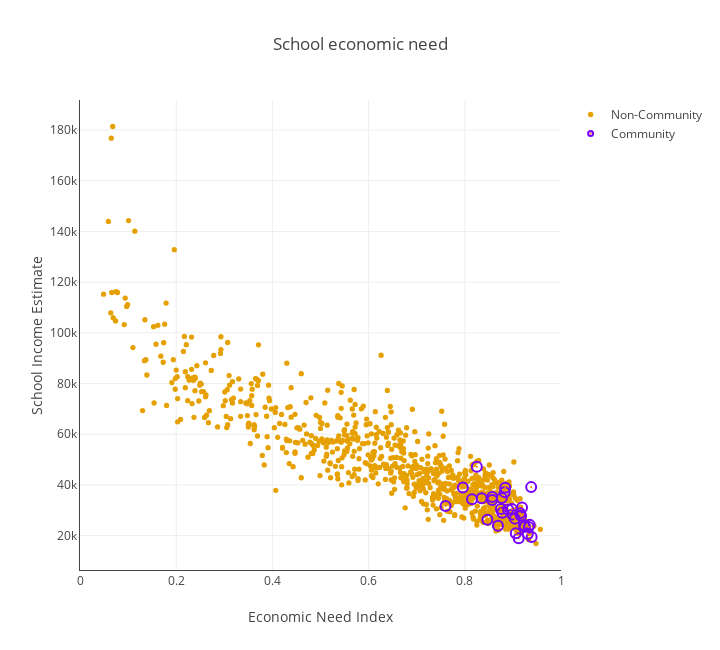

Notebook code for this chart:
### Markdown cell above
### School Income Estimate & Economic Need Index correlation

### Code cell
trace0 = go.Scatter(
    x=schl_df[schl_df['Community School?'] == 'No']['Economic Need Index'],
    y=schl_df[schl_df['Community School?'] == 'No']['School Income Estimate'],
    hovertext=schl_df[schl_df['Community School?'] == 'No']['School Name'],
    hoverlabel=dict(bgcolor="rgb(230,160,0)"),
    mode='markers',
    name='Non-Community',
    marker=dict(
        size=2.8,
        line=dict(
            width=2.5,
            color="rgb(230, 160, 0)"
        ),
        
    )
)
trace1 = go.Scatter(
    x=schl_df[schl_df['Community School?'] == 'Yes']['Economic Need Index'],
    y=schl_df[schl_df['Community School?'] == 'Yes']['School Income Estimate'],
    hovertext=schl_df[schl_df['Community School?'] == 'Yes']['School Name'],
    hoverlabel=dict(bgcolor="rgb(120, 0, 255)"),
    mode='markers',
    name='Community',
    marker=dict(
        size=2,
        line=dict(
            width=10,
            color="rgb(120, 0, 255)"
        ),
        
    )
)

data = [trace0, trace1]
layout = go.Layout(
      hovermode = 'closest',
      height=650,
      width=720,
      xaxis=dict(title='Economic Need Index', range=[0, 1], zeroline=False, showline=True),
      yaxis=dict(title='School Income Estimate', autorange=True, zeroline=False, showline=True),
      title=('School economic need'))
fig = go.Figure(data=data, layout=layout)
py.iplot(fig)

### Figure 1 — Plotly figure (JSON) as saved in the notebook; plotly's stock layout.template omitted (floating-point values rounded to 4 significant figures; data arrays with more than 128 entries replaced by an {"elided": "..."} marker saying what was removed)
{"data": [{"hoverlabel": {"bgcolor": "rgb(230,160,0)"}, "hovertext": {"elided": "1196 str values"}, "marker": {"line": {"color": "rgb(230, 160, 0)", "width": 2.5}, "size": 2.8}, "mode": "markers", "name": "Non-Community", "type": "scatter", "x": {"elided": "1196 float values"}, "y": {"elided": "1196 float values"}}, {"hoverlabel": {"bgcolor": "rgb(120, 0, 255)"}, "hovertext": ["P.S. 015 ROBERTO CLEMENTE", "P.S. 188 THE ISLAND SCHOOL", "ORCHARD COLLEGIATE ACADEMY", "P.S. 149 SOJOURNER TRUTH", "WADLEIGH SECONDARY SCHOOL FOR THE PERFORMING & VISUAL ARTS", "P.S. 050 VITO MARCANTONIO", "RENAISSANCE SCHOOL OF THE ARTS", "P.S. 123 MAHALIA JACKSON", "P.S. 154 HARRIET TUBMAN", "P.S. 194 COUNTEE CULLEN", "P.S. 132 JUAN PABLO DUARTE", "I.S. 528 BEA FULLER RODGERS SCHOOL", "P.S. 154 JONATHAN D. HYATT", "J.H.S. 162 LOLA RODRIGUEZ DE TIO", "J.H.S. 123 JAMES M. KIERAN", "BRONX STUDIO SCHOOL FOR WRITERS AND ARTISTS", "M.S. 301 PAUL L. DUNBAR", "URBAN INSTITUTE OF MATHEMATICS", "THE BRONX MATHEMATICS PREPARATORY SCHOOL", "THE HUNTS POINT SCHOOL", "J.H.S. 022 JORDAN L. MOTT", "P.S. 042 CLAREMONT", "P.S. 055 BENJAMIN FRANKLIN", "I.S. 117 JOSEPH H. WADE", "J.H.S. 145 ARTURO TOSCANINI", "I.S. 219 NEW VENTURE SCHOOL", "I.S. 313 SCHOOL OF LEADERSHIP DEVELOPMENT", "BRONX EARLY COLLEGE ACADEMY FOR TEACHING & LEARNING", "URBAN SCIENCE ACADEMY", "NEW MILLENNIUM BUSINESS ACADEMY MIDDLE SCHOOL", "I.S. 339", "J.H.S. 080 THE MOSHOLU PARKWAY", "P.S. 085 GREAT EXPECTATIONS", "THE BRONX SCHOOL OF YOUNG LEADERS", "ACADEMY FOR PERSONAL LEADERSHIP AND EXCELLENCE", "THE ANGELO PATRI MIDDLE SCHOOL", "P.S. 112 BRONXWOOD", "THE YOUNG SCHOLARS ACADEMY OF THE BRONX", "LEADERS OF TOMORROW", "P.S. 092 BRONX", "P.S. 211", "SCHOOL OF PERFORMING ARTS", "EAST BRONX ACADEMY FOR THE FUTURE", "FANNIE LOU HAMER MIDDLE SCHOOL", "ENTRADA ACADEMY", "URBAN SCHOLARS COMMUNITY SCHOOL", "P.S. 067 CHARLES A. DORSEY", "SATELLITE EAST MIDDLE SCHOOL", "J.H.S. 050 JOHN D. WELLS", "JUAN MOREL CAMPOS SECONDARY SCHOOL", "JOHN ERICSSON MIDDLE SCHOOL 126", "P.S. 335 GRANVILLE T. WOODS", "M.S. 584", "EBBETS FIELD MIDDLE SCHOOL", "P.S. 272 CURTIS ESTABROOK", "EAST FLATBUSH COMMUNITY RESEARCH SCHOOL", "P.S. 158 WARWICK", "P.S. 306 ETHAN ALLEN", "ESSENCE SCHOOL", "P.S. 328 PHYLLIS WHEATLEY", "ACADEMY FOR YOUNG WRITERS", "SPRING CREEK COMMUNITY SCHOOL", "BROOKLYN GARDENS ELEMENTARY SCHOOL", "I.S. 096 SETH LOW", "P.S. 156 WAVERLY", "P.S. 165 IDA POSNER", "THE GREGORY JOCKO JACKSON SCHOOL OF SPORTS, ART, AND TECHNOLOGY", "P.S. 298 DR. BETTY SHABAZZ", "P.S./M.S 042 R. VERNAM", "M.S. 053 BRIAN PICCOLO", "P.S. 197 THE OCEAN SCHOOL", "J.H.S. 008 RICHARD S. GROSSLEY", "P.S. 111 JACOB BLACKWELL", "P.S. 78", "J.H.S. 291 ROLAND HAYES", "I.S. 349 MATH, SCIENCE & TECH."], "marker": {"line": {"color": "rgb(120, 0, 255)", "width": 10}, "size": 2}, "mode": "markers", "name": "Community", "type": "scatter", "x": [0.919, 0.917, 0.832, 0.883, 0.791, 0.89, 0.865, 0.835, 0.899, 0.898, 0.857, 0.867, 0.912, 0.906, 0.876, 0.853, 0.823, 0.56, 0.818, 0.876, 0.877, 0.935, 0.939, 0.9, 0.888, 0.929, 0.881, 0.819, 0.891, 0.938, 0.913, 0.827, 0.925, 0.894, 0.886, 0.911, 0.904, 0.731, 0.771, 0.923, 0.869, 0.87, 0.853, 0.843, 0.868, 0.915, 0.938, 0.856, 0.822, 0.868, 0.777, 0.878, 0.885, 0.786, 0.796, 0.7, 0.877, 0.875, 0.783, 0.931, 0.705, 0.777, 0.943, 0.73, 0.857, 0.815, 0.906, 0.933, 0.825, 0.738, 0.76, 0.694, 0.847, 0.884, 0.839, 0.863], "y": [31140.0, 27880.0, null, 37110.0, null, 30300.0, null, 34750.0, 28360.0, 30520.0, 35210.0, null, 18980.0, null, null, null, null, null, null, null, null, 24250.0, 19450.0, null, null, null, null, null, null, null, null, null, 23550.0, null, null, null, 26710.0, null, null, 24150.0, 23880.0, null, null, null, null, 28870.0, 39140.0, null, null, null, null, 29070.0, null, null, 38950.0, null, 34820.0, 30490.0, null, 20610.0, null, null, null, null, 34010.0, 34320.0, 20930.0, 23410.0, 47180.0, null, 31670.0, null, 26290.0, 38860.0, null, null]}], "layout": {"height": 650, "hovermode": "closest", "title": "School economic need", "width": 720, "xaxis": {"range": [0, 1], "showline": true, "title": "Economic Need Index", "zeroline": false}, "yaxis": {"autorange": true, "showline": true, "title": "School Income Estimate", "zeroline": false}}}
